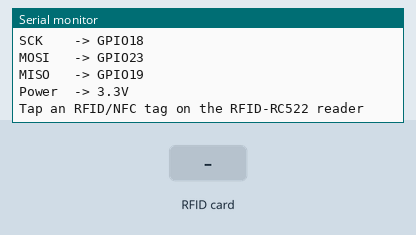
This sketch was run on a simulated ESP32. Shown: the last lines printed to the serial monitor. The inputs (shaded band) are chosen by the test bench.

Above: at 1.3 s.
1.4 s: RFID card 5E 7A 19 C4 held to the reader
At 2.2 s:
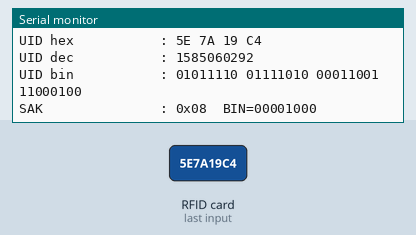
2.9 s: RFID card 5E 7A 19 C4 held to the reader
At 3.08 s:
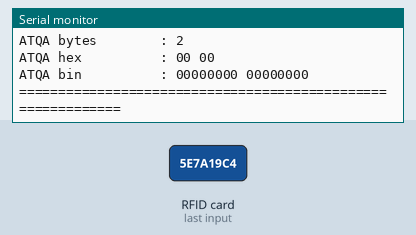

Measured:
- after the input at 1.4 s, the serial monitor: prints a new line after 0.06 s (image 1)

The sketch:

RC522_TEST.ino
```cpp
#include <SPI.h>
#include <MFRC522.h>

#define SS_PIN 5
#define RST_PIN 22

MFRC522 rfid(SS_PIN, RST_PIN);

byte lastUid[10] = {0};
byte lastUidSize = 0;
bool hasLastUid = false;

void printDivider(const char *title) {
  Serial.println();
  Serial.println("============================================================");
  Serial.println(title);
  Serial.println("============================================================");
}

void printBits8(byte value) {
  for (int8_t bit = 7; bit >= 0; --bit) {
    Serial.print((value >> bit) & 0x01);
  }
}

void printByteHex(byte value) {
  if (value < 0x10) {
    Serial.print('0');
  }
  Serial.print(value, HEX);
}

void printUidHex(const MFRC522::Uid &uid) {
  for (byte i = 0; i < uid.size; i++) {
    if (i > 0) {
      Serial.print(' ');
    }
    printByteHex(uid.uidByte[i]);
  }
}

void printUidBinary(const MFRC522::Uid &uid) {
  for (byte i = 0; i < uid.size; i++) {
    printBits8(uid.uidByte[i]);
    if (i + 1 < uid.size) {
      Serial.print(' ');
    }
  }
}

uint64_t uidToUint64(const MFRC522::Uid &uid) {
  uint64_t value = 0;
  for (byte i = 0; i < uid.size; i++) {
    value = (value << 8) | uid.uidByte[i];
  }
  return value;
}

void printUidDecimal(const MFRC522::Uid &uid) {
  uint64_t value = uidToUint64(uid);
  Serial.printf("%llu", static_cast<unsigned long long>(value));
}

bool isSameAsLastUid(const MFRC522::Uid &uid) {
  if (!hasLastUid || uid.size != lastUidSize) {
    return false;
  }

  for (byte i = 0; i < uid.size; i++) {
    if (uid.uidByte[i] != lastUid[i]) {
      return false;
    }
  }
  return true;
}

void rememberUid(const MFRC522::Uid &uid) {
  lastUidSize = uid.size;
  for (byte i = 0; i < uid.size; i++) {
    lastUid[i] = uid.uidByte[i];
  }
  hasLastUid = true;
}

void printSakInfo(byte sak) {
  Serial.print("SAK               : 0x");
  printByteHex(sak);
  Serial.print("  BIN=");
  printBits8(sak);
  Serial.println();
}

bool printAtqa() {
  byte atqa[2] = {0, 0};
  byte atqaSize = sizeof(atqa);
  MFRC522::StatusCode status = rfid.PICC_RequestA(atqa, &atqaSize);

  if (status != MFRC522::STATUS_OK) {
    return false;
  }

  Serial.print("ATQA status       : ");
  Serial.println(rfid.GetStatusCodeName(status));

  Serial.print("ATQA bytes        : ");
  Serial.println(atqaSize);

  Serial.print("ATQA hex          : ");
  for (byte i = 0; i < atqaSize; i++) {
    if (i > 0) {
      Serial.print(' ');
    }
    printByteHex(atqa[i]);
  }
  Serial.println();

  Serial.print("ATQA bin          : ");
  for (byte i = 0; i < atqaSize; i++) {
    printBits8(atqa[i]);
    if (i + 1 < atqaSize) {
      Serial.print(' ');
    }
  }
  Serial.println();

  return true;
}

void setup() {
  Serial.begin(9600);
  SPI.begin();
  rfid.PCD_Init();

  Serial.println();
  Serial.println("ESP32 + RC522 SPI debug test");
  Serial.println("Wiring:");
  Serial.println("SDA/SS -> GPIO5");
  Serial.println("RST    -> GPIO22");
  Serial.println("SCK    -> GPIO18");
  Serial.println("MOSI   -> GPIO23");
  Serial.println("MISO   -> GPIO19");
  Serial.println("Power  -> 3.3V");
  Serial.println("Tap an RFID/NFC tag on the RFID-RC522 reader");
}

void loop() {
  if (!printAtqa()) {
    delay(50);
    return;
  }

  printDivider("Card detected");
  Serial.print("Timestamp (ms)    : ");
  Serial.println(millis());

  if (!rfid.PICC_ReadCardSerial()) {
    Serial.println("UID read failed");
    delay(300);
    return;
  }

  MFRC522::PICC_Type piccType = rfid.PICC_GetType(rfid.uid.sak);
  bool sameCard = isSameAsLastUid(rfid.uid);

  Serial.print("Card state        : ");
  Serial.println(sameCard ? "Same as previous card" : "New card");

  Serial.print("RFID/NFC Tag Type : ");
  Serial.println(rfid.PICC_GetTypeName(piccType));

  Serial.print("UID size          : ");
  Serial.print(rfid.uid.size);
  Serial.println(" byte(s)");

  Serial.print("UID hex           : ");
  printUidHex(rfid.uid);
  Serial.println();

  Serial.print("UID dec           : ");
  printUidDecimal(rfid.uid);
  Serial.println();

  Serial.print("UID bin           : ");
  printUidBinary(rfid.uid);
  Serial.println();

  printSakInfo(rfid.uid.sak);

  rememberUid(rfid.uid);

  rfid.PICC_HaltA();
  rfid.PCD_StopCrypto1();
  delay(1000);
}
```
